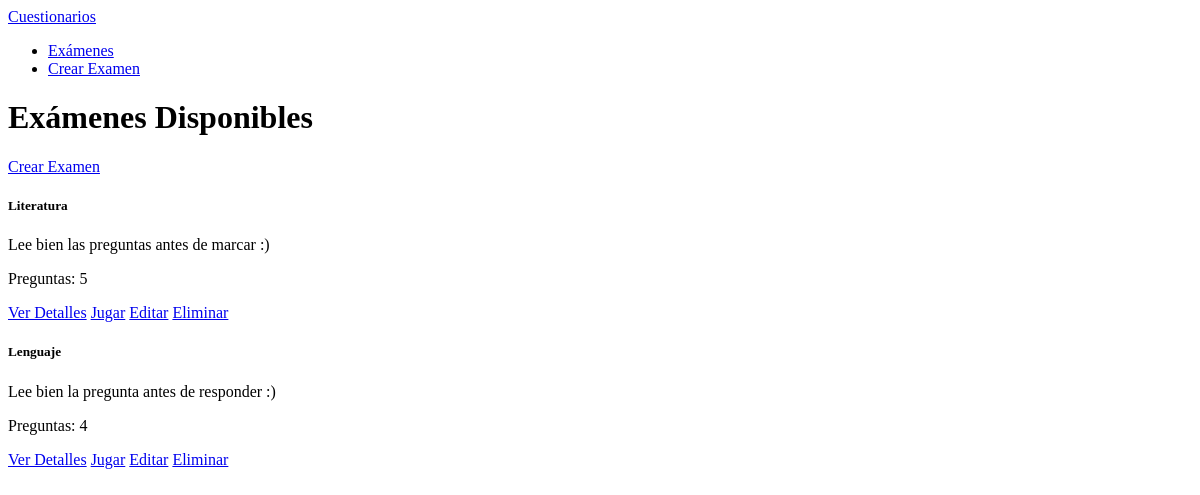
Before: / with the older database file.
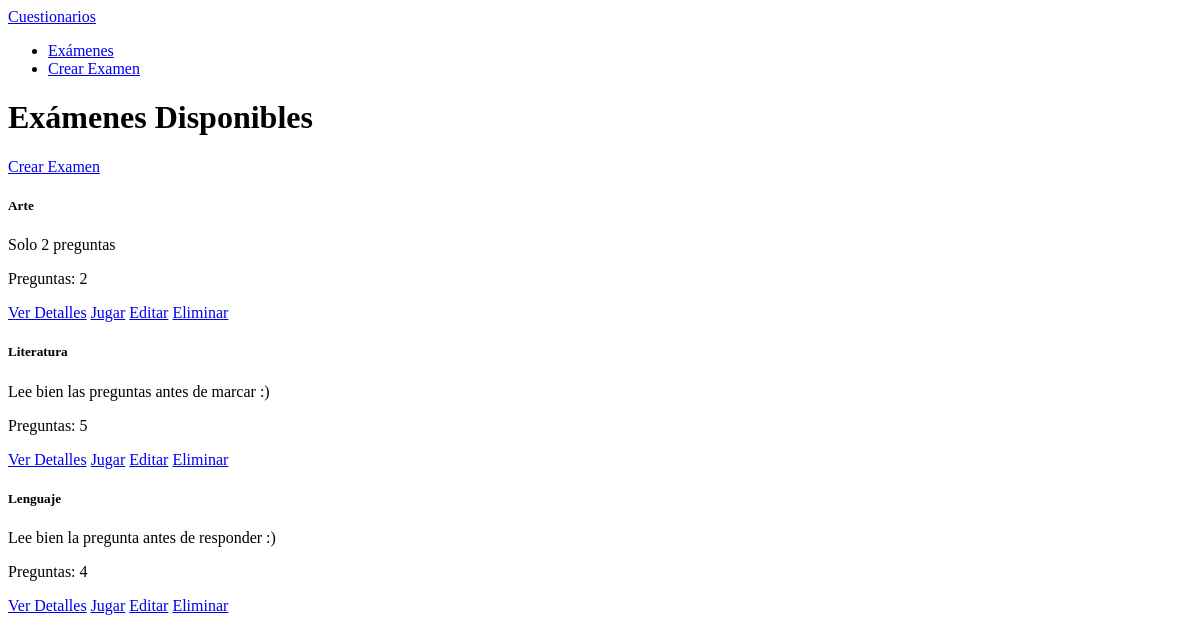
After: the same page with the newer database file.
### quiz/models.py (models this page shows, shortened)
class Exam(models.Model):
    title = models.CharField(max_length=200, verbose_name="Título")
    description = models.TextField(blank=True, verbose_name="Descripción")
    created_date = models.DateTimeField(auto_now_add=True)
    def get_question_count(self):
        return self.questions.count()

### quiz/views.py (the view)
# urls.py: path('', views.exam_list, name='exam_list'),
def exam_list(request):
    exams = Exam.objects.all().order_by('-created_date')
    return render(request, 'quiz/exam_list.html', {'exams': exams})

### quiz/templates/quiz/exam_list.html (shortened to what this page needs)
{% extends "base.html" %}
{% block content %}
<div class="row mb-4">
    <div class="col-md-6">
        <h1>Exámenes Disponibles</h1>
    </div>
    <div class="col-md-6 text-end">
        <a href="{% url 'exam_create' %}" class="btn btn-primary">
             Crear Examen
        </a>
    </div>
</div>
<div class="row">
    {% if exams %}
        {% for exam in exams %}
            <div class="col-md-6 mb-4">
                <div class="card h-100">
                    <div class="card-body d-flex flex-column justify-content-between">
                        <div>
                            <h5 class="card-title">{{ exam.title }}</h5>
                            <p class="card-text">
                                {{ exam.description|default:'Sin descripción'|truncatechars:100 }}
                            </p>
                            <p class="text-muted">Preguntas: {{ exam.get_question_count }}</p>
                        </div>
                        <div class="d-flex flex-wrap gap-2 mt-3">
                            <a href="{% url 'exam_detail' exam.id %}" class="btn btn-primary btn-sm">Ver Detalles</a>
                            <a href="{% url 'exam_play' exam.id %}" class="btn btn-success btn-sm">Jugar</a>
                            <a href="{% url 'exam_update' exam.id %}" class="btn btn-warning btn-sm">Editar</a>
                            <a href="{% url 'exam_delete' exam.id %}" class="btn btn-danger btn-sm">Eliminar</a>
                        </div>
                    </div>
                </div>
            </div>
        {% endfor %}
    {% endif %}
</div>
{% endblock %}

Changed rows visible on the page:
added Exam: title "Arte", description "Solo 2 preguntas", get_question_count "2"
